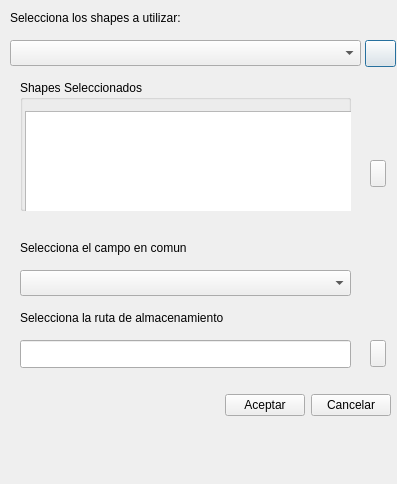
<?xml version="1.0" encoding="UTF-8"?>
<ui version="4.0">
 <class>CatogorizadorCovidDialogBase</class>
 <widget class="QDialog" name="CatogorizadorCovidDialogBase">
  <property name="geometry">
   <rect>
    <x>0</x>
    <y>0</y>
    <width>397</width>
    <height>484</height>
   </rect>
  </property>
  <property name="minimumSize">
   <size>
    <width>397</width>
    <height>484</height>
   </size>
  </property>
  <property name="maximumSize">
   <size>
    <width>397</width>
    <height>484</height>
   </size>
  </property>
  <property name="windowTitle">
   <string>Categorizador Covid</string>
  </property>
  <property name="windowIcon">
   <iconset resource="resources.qrc">
    <normaloff>:/plugins/categorizador_covid/icon.png</normaloff>:/plugins/categorizador_covid/icon.png</iconset>
  </property>
  <widget class="QLabel" name="label">
   <property name="geometry">
    <rect>
     <x>10</x>
     <y>10</y>
     <width>381</width>
     <height>16</height>
    </rect>
   </property>
   <property name="text">
    <string>Selecciona los shapes a utilizar:</string>
   </property>
  </widget>
  <widget class="QComboBox" name="combobox_shapes">
   <property name="geometry">
    <rect>
     <x>10</x>
     <y>40</y>
     <width>351</width>
     <height>26</height>
    </rect>
   </property>
  </widget>
  <widget class="QPushButton" name="btn_shapes">
   <property name="geometry">
    <rect>
     <x>365</x>
     <y>40</y>
     <width>31</width>
     <height>27</height>
    </rect>
   </property>
   <property name="text">
    <string/>
   </property>
   <property name="icon">
    <iconset resource="resources.qrc">
     <normaloff>:/plugins/categorizador_covid/folder.png</normaloff>:/plugins/categorizador_covid/folder.png</iconset>
   </property>
  </widget>
  <widget class="QGroupBox" name="groupBox">
   <property name="geometry">
    <rect>
     <x>20</x>
     <y>80</y>
     <width>331</width>
     <height>131</height>
    </rect>
   </property>
   <property name="title">
    <string>Shapes Seleccionados</string>
   </property>
   <widget class="QListWidget" name="listWidget">
    <property name="geometry">
     <rect>
      <x>5</x>
      <y>31</y>
      <width>331</width>
      <height>111</height>
     </rect>
    </property>
   </widget>
  </widget>
  <widget class="QPushButton" name="btn_borrar">
   <property name="geometry">
    <rect>
     <x>370</x>
     <y>160</y>
     <width>16</width>
     <height>27</height>
    </rect>
   </property>
   <property name="text">
    <string/>
   </property>
   <property name="icon">
    <iconset resource="resources.qrc">
     <normaloff>:/plugins/categorizador_covid/trash.png</normaloff>:/plugins/categorizador_covid/trash.png</iconset>
   </property>
  </widget>
  <widget class="QLabel" name="label_2">
   <property name="geometry">
    <rect>
     <x>20</x>
     <y>240</y>
     <width>371</width>
     <height>16</height>
    </rect>
   </property>
   <property name="text">
    <string>Selecciona el campo en comun</string>
   </property>
  </widget>
  <widget class="QComboBox" name="combobox_campo">
   <property name="geometry">
    <rect>
     <x>20</x>
     <y>270</y>
     <width>331</width>
     <height>26</height>
    </rect>
   </property>
  </widget>
  <widget class="QLabel" name="label_3">
   <property name="geometry">
    <rect>
     <x>20</x>
     <y>310</y>
     <width>341</width>
     <height>16</height>
    </rect>
   </property>
   <property name="text">
    <string>Selecciona la ruta de almacenamiento</string>
   </property>
  </widget>
  <widget class="QLineEdit" name="path_salida">
   <property name="geometry">
    <rect>
     <x>20</x>
     <y>340</y>
     <width>331</width>
     <height>28</height>
    </rect>
   </property>
   <property name="readOnly">
    <bool>true</bool>
   </property>
  </widget>
  <widget class="QPushButton" name="btn_salida">
   <property name="geometry">
    <rect>
     <x>370</x>
     <y>340</y>
     <width>16</width>
     <height>27</height>
    </rect>
   </property>
   <property name="text">
    <string/>
   </property>
   <property name="icon">
    <iconset resource="resources.qrc">
     <normaloff>:/plugins/categorizador_covid/folder.png</normaloff>:/plugins/categorizador_covid/folder.png</iconset>
   </property>
  </widget>
  <widget class="QWidget" name="horizontalLayoutWidget">
   <property name="geometry">
    <rect>
     <x>20</x>
     <y>380</y>
     <width>371</width>
     <height>51</height>
    </rect>
   </property>
   <layout class="QHBoxLayout" name="horizontalLayout">
    <item>
     <spacer name="horizontalSpacer">
      <property name="orientation">
       <enum>Qt::Horizontal</enum>
      </property>
      <property name="sizeHint" stdset="0">
       <size>
        <width>40</width>
        <height>20</height>
       </size>
      </property>
     </spacer>
    </item>
    <item>
     <widget class="QPushButton" name="btn_aceptar">
      <property name="text">
       <string>Aceptar</string>
      </property>
     </widget>
    </item>
    <item>
     <widget class="QPushButton" name="btn_cancelar">
      <property name="text">
       <string>Cancelar</string>
      </property>
     </widget>
    </item>
   </layout>
  </widget>
 </widget>
 <resources>
  <include location="resources.qrc"/>
 </resources>
 <connections/>
</ui>
